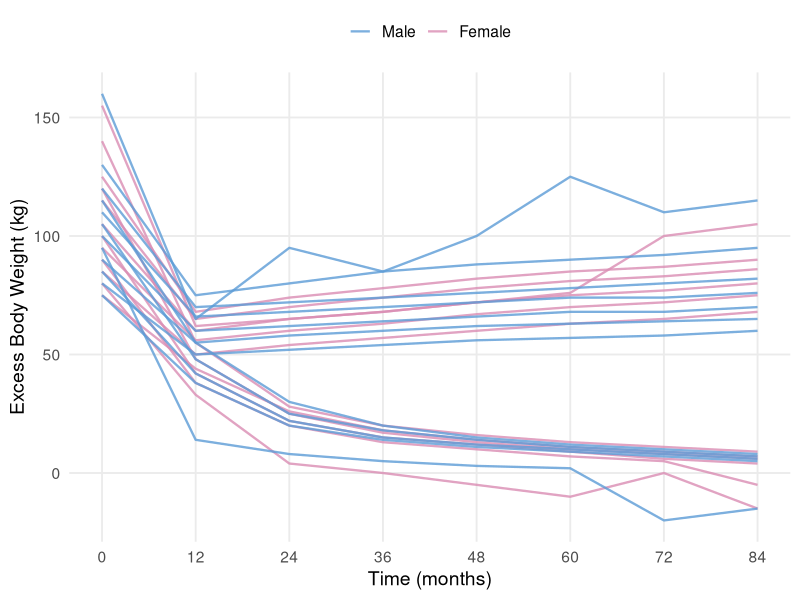

Here is the R script that generated this plot:
library(ggplot2)

df = read.csv("data.csv", stringsAsFactors = FALSE)
df$sex = factor(df$sex, levels = c("Male", "Female"))

# Colors matching original: steel blue for Male, pink for Female
sex_colors = c("Male" = "#5B9BD5", "Female" = "#D98CB3")

p = ggplot(df, aes(x = time, y = ebw, group = subject_id, color = sex)) +
  geom_line(linewidth = 0.8, alpha = 0.8) +
  scale_color_manual(values = sex_colors, name = NULL) +
  scale_x_continuous(breaks = c(0, 12, 24, 36, 48, 60, 72, 84)) +
  scale_y_continuous(breaks = c(0, 50, 100, 150)) +
  labs(
    x = "Time (months)",
    y = "Excess Body Weight (kg)"
  ) +
  theme_minimal(base_size = 14) +
  theme(
    legend.position = "top",
    panel.grid.minor = element_blank()
  )

ggsave("plot.png", p, width = 5, height = 4, dpi = 800)
